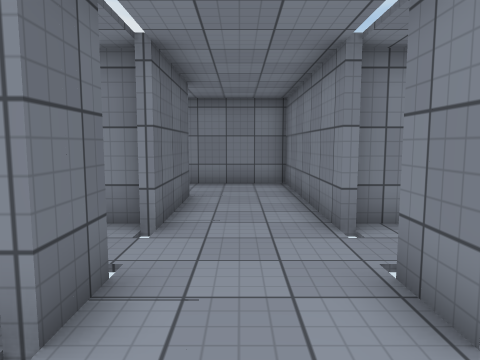
[1] (above)

22 first-person views from a walk through a scene from a Unity 3-D project. The camera is 1.4 m above the floor, tilts 6° down and sees 70° across. The floor is counted in squares, 1 m on a side. Each view is taken from the middle of a square. On the plan, view 1 faces up. The plan holds only what a view shows up to about 15 squares ahead; the rest is blank. The place goes on beyond the plan. Door leaves are left out, so doorways stand open. Surface patterns are stand-ins for the level's own textures.

[2]
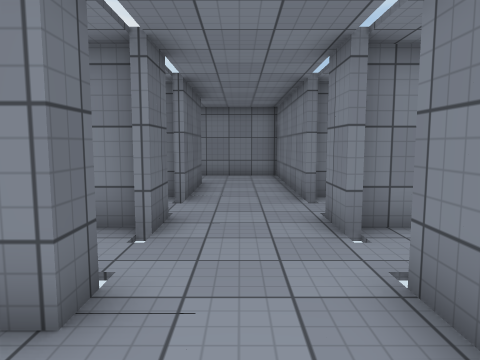

[3]
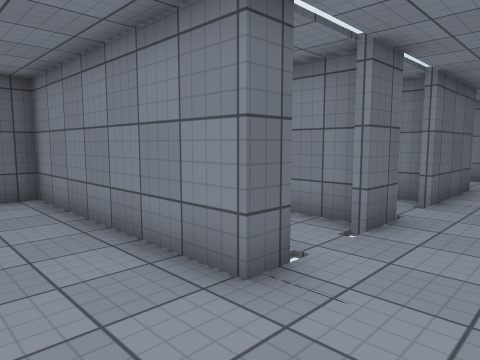

[4]
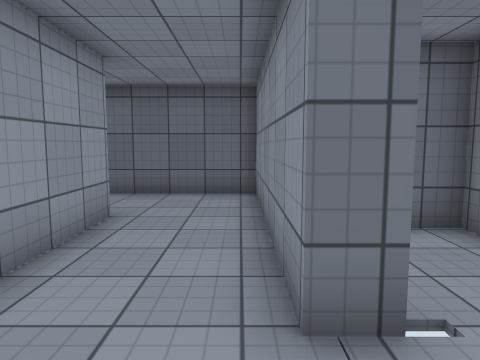

[5]
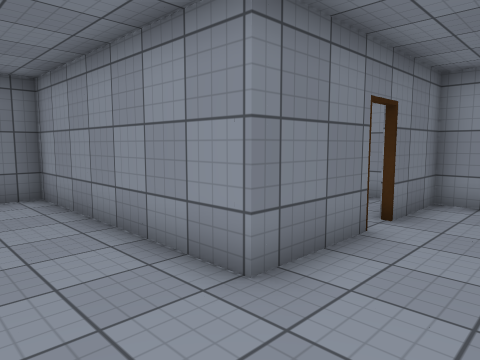

[6]
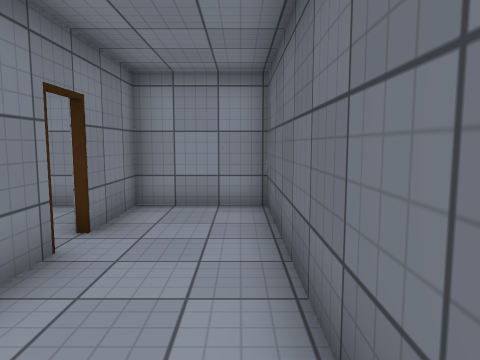

[7]
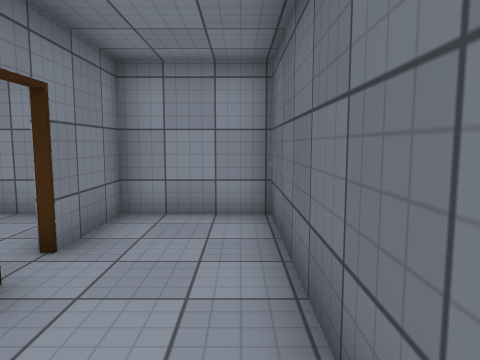

[8]
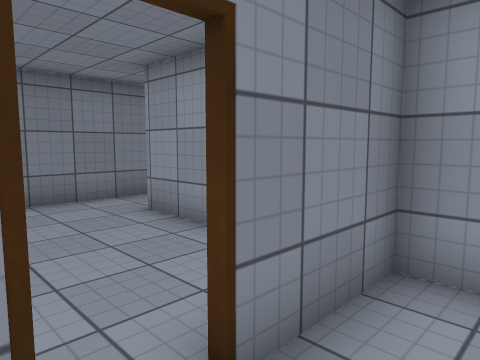

[9]
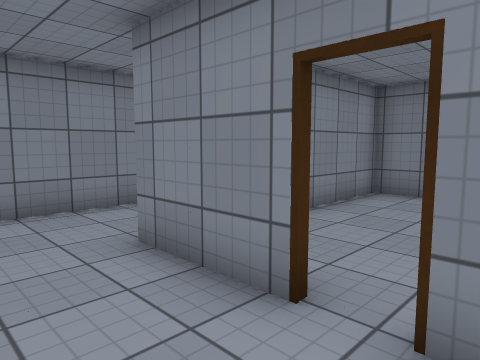

[10]
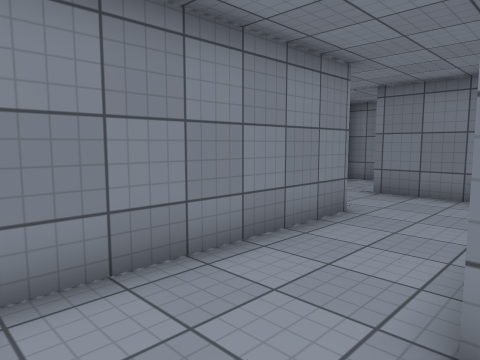

[11]
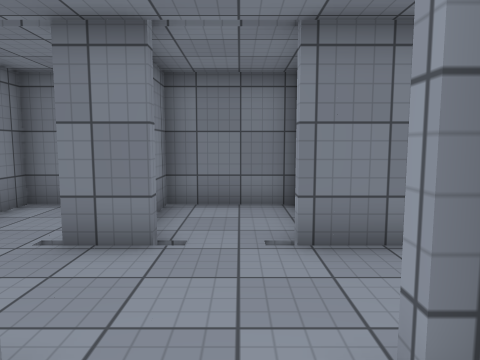

[12]
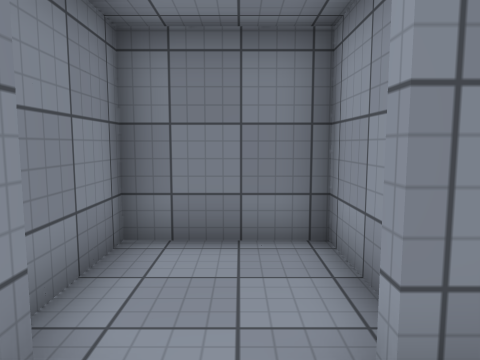

[13]
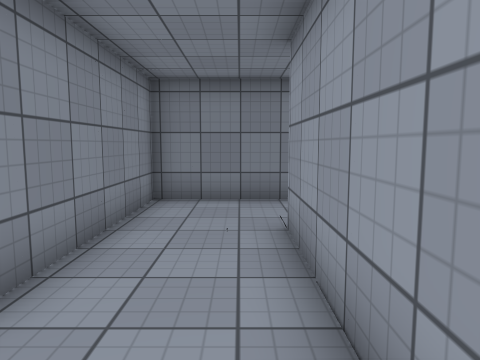

[14]
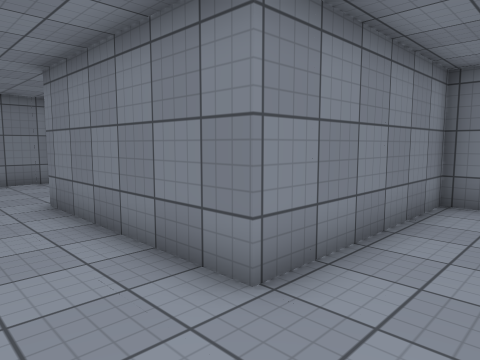

[15]
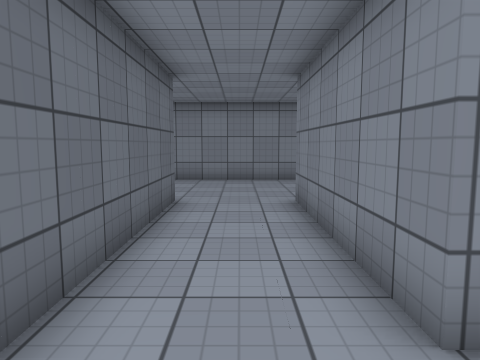

[16]
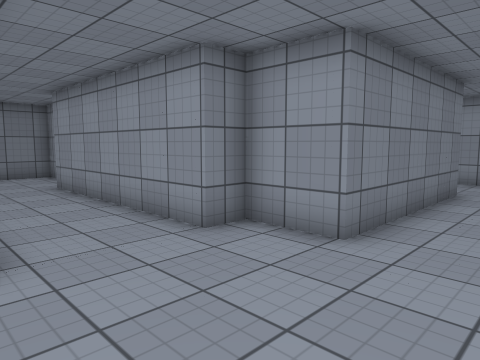

[17]
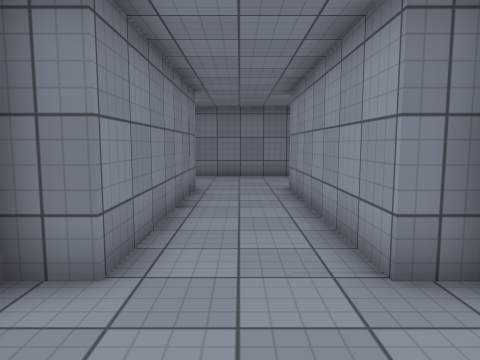

[18]
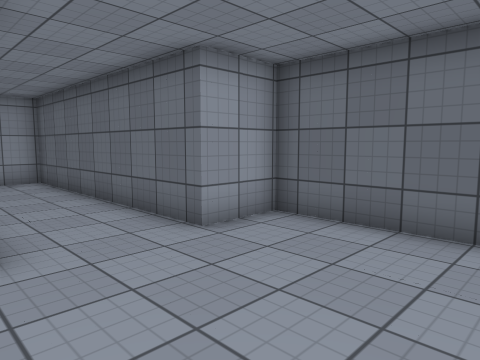

[19]
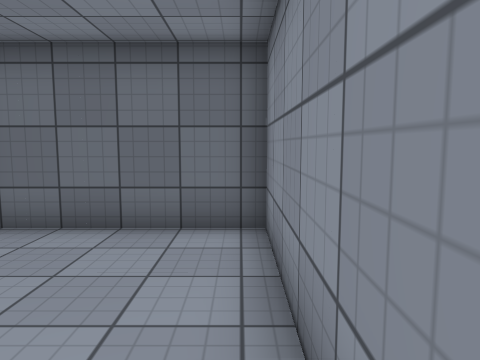

[20]
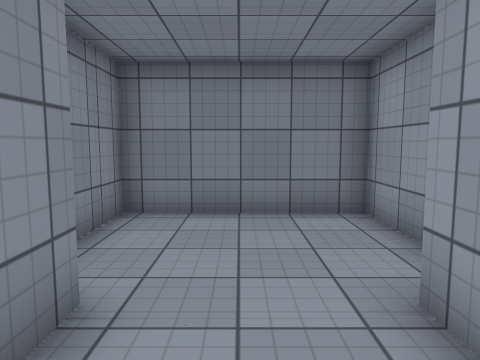

[21]
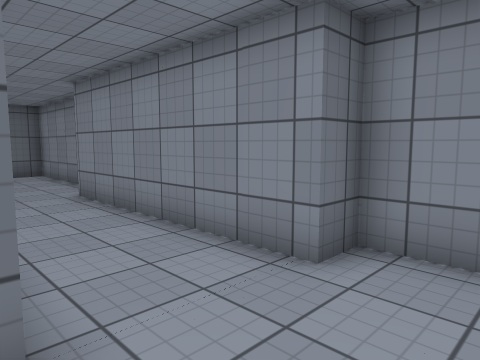

[22]
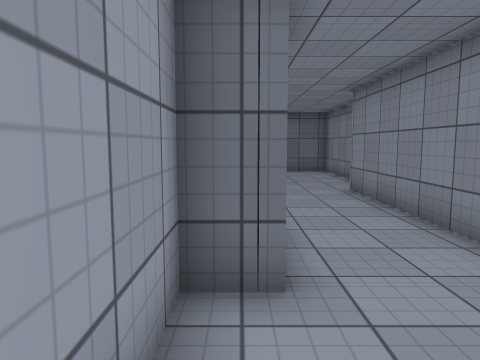

### Floor plan
Points are (right, up) in squares from view 1. A wall is a line through its corners. A room is listed if a view was taken in it or the views show most of it. See-through windows are left out.
Room 1 (views 1, 2, 3, 4, 5, 6, 7, 8, 10, 12)
walls: (1.6, 2.1) (1.6, 3.5); (-1.4, 3.5) (-1.4, 2.1); (-1.4, 0.2) (-1.4, -0.5) (-8.6, -0.5) (-8.6, -7); (1.6, 5.4) (1.6, 12.2) (-4.6, 12.2); (-5.6, 9.2) (-1.4, 9.2) (-1.4, 5.4); (-5.6, -6.4) (-5.6, -3.5) (1.6, -3.5) (1.6, 0.2)
ways out: open door at (-7, -7) to room 2; open door at (-1.3, 1.3) to room 3; opening at (-4.5, 10.5) to room 4; open door at (2, 1.5) to room 5; open door at (2, 4.5) to room 6; open door at (-9, -5); open door at (-1, 4.5); gap at (-5, -6)
Room 2 (view 9)
walls: (-8.6, -7) (-8.6, -9.5); (-5.6, -9.6) (-5.6, -7.2)
ways out: open door at (-7, -7) to room 1; open door at (-9, -9)
Room 3 (view 11)
walls: (-1.8, 2.7) (-4.6, 2.7) (-4.6, 1.8)
ways out: open door at (-1.3, 1.3) to room 1
Room 4 (views 13, 14, 15, 16, 17, 18, 19, 20, 21, 22)
walls: (-3.1, 23.4) (-9.6, 23.4) (-9.6, 18.4) (-7.6, 18.4) (-7.6, 9.2) (-5.6, 9.2); (-4.6, 12.2) (-4.6, 18.4) (-2.6, 18.4) (-2.6, 19.4) (4.9, 19.4) (4.9, 18.4) (8.9, 18.4) (8.9, 23.4) (4.9, 23.4) (4.9, 22.4) (-2.6, 22.4) (-2.6, 23.5)
ways out: opening at (-4.5, 10.5) to room 1
Room 5 (no view inside)
walls: (3, -0.3) (4.9, -0.3) (4.9, 2.7) (2, 2.7)
ways out: open door at (2, 1.5) to room 1
Room 6 (no view inside)
walls: (4.9, 5.1) (4.9, 6) (2, 6)
ways out: open door at (2, 4.5) to room 1

Positions as (right, up) in squares from view 1, and headings:
1: (0, 0), facing up
2: (0, -3), facing up
3: (1, -3), facing up-left
4: (1, -1), facing left
5: (-8, -1), facing down-right
6: (-8, -2), facing down
7: (-8, -3), facing down
8: (-7, -6), facing down-right
9: (-8, -8), facing up-right
10: (-8, -4), facing up-right
11: (-3, 1), facing right
12: (0, 1), facing right
13: (-7, 10), facing right
14: (-7, 10), facing up-right
15: (-6, 10), facing up
16: (-7, 23), facing down-right
17: (-6, 21), facing right
18: (-4, 23), facing down-left
19: (-4, 23), facing left
20: (2, 21), facing right
21: (7, 19), facing up-left
22: (8, 19), facing left
